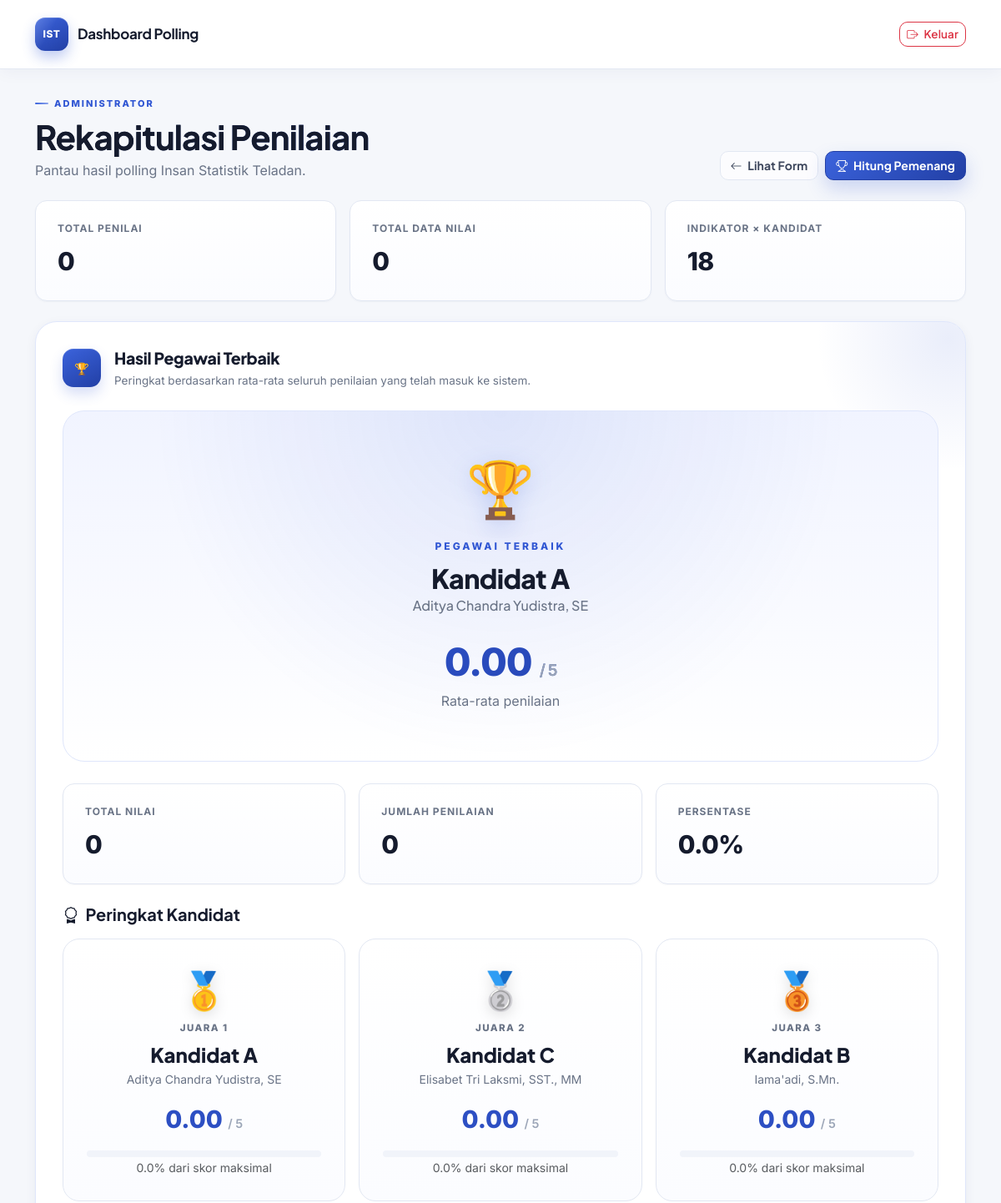
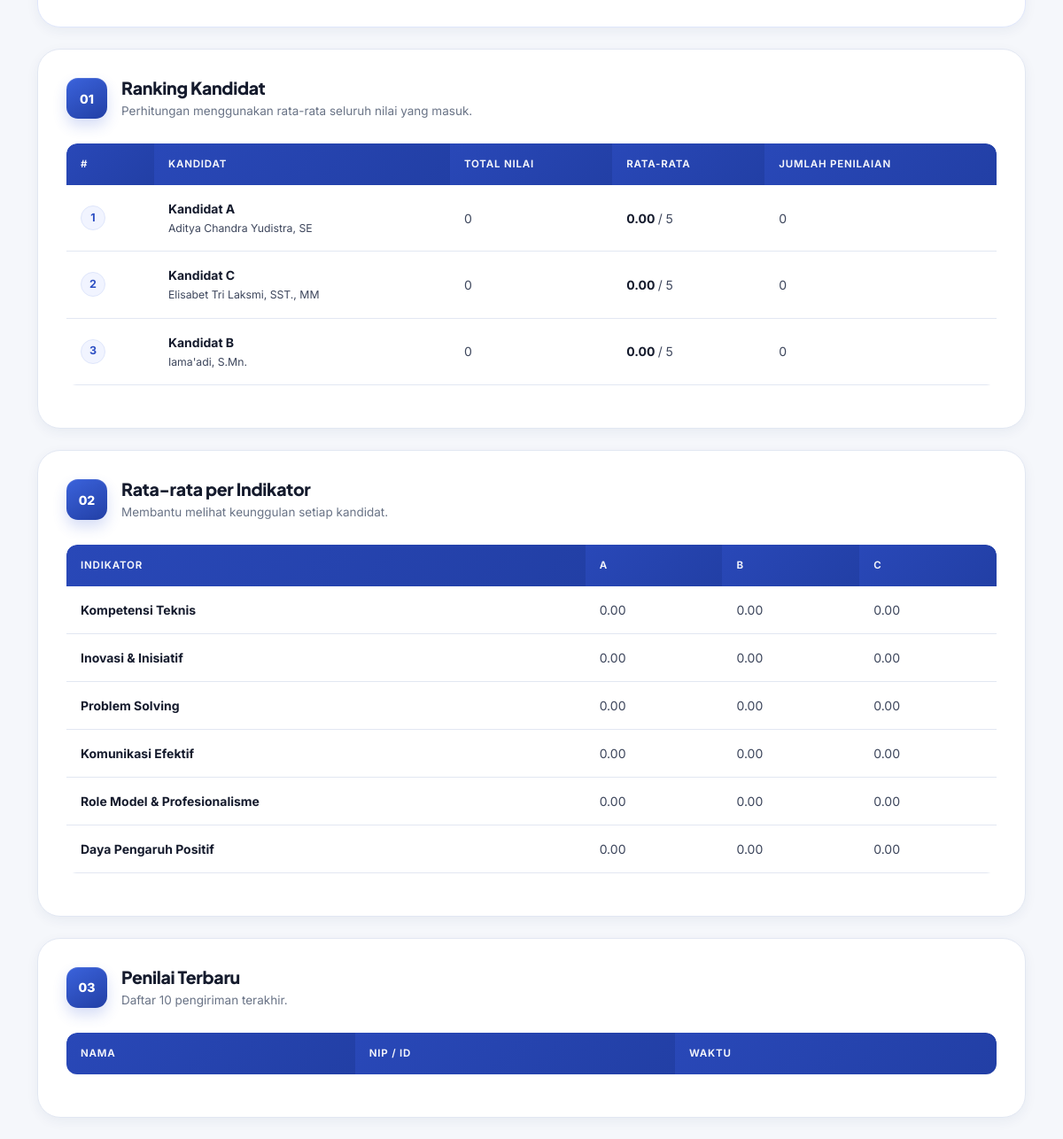
/admin/index.php?hitung=1 (signed in), run on the app's committed database (2 pictures, top to bottom).
### tables this page shows
CREATE TABLE candidates (
    id INT AUTO_INCREMENT PRIMARY KEY,
    code CHAR(1) NOT NULL UNIQUE,
    name VARCHAR(150) NOT NULL,
    position VARCHAR(150) NULL
);

### admin/index.php (the view, shortened to what the rows shown need)
<?php
require_once "../config/database.php";
require_once "../config/helpers.php";
$summary = [];
$sql = "SELECT
            c.id,
            c.code,
            c.name,
            COALESCE(SUM(r.score), 0) AS total_score,
            COALESCE(AVG(r.score), 0) AS average_score,
            COUNT(r.id) AS rating_count
        FROM candidates c
        LEFT JOIN ratings r
            ON r.candidate_id = c.id
        GROUP BY c.id
        ORDER BY average_score DESC";
$res = $conn->query($sql);
while ($row = $res->fetch_assoc()) {
    $summary[] = $row;
}
$showWinner = isset($_GET['hitung']) && $_GET['hitung'] == '1';
$winnerList = [];
if ($showWinner && count($summary) > 0) {
    usort($summary, function ($a, $b) {
        return (float)$b['average_score']
            <=> (float)$a['average_score'];
    });
    $winnerList = array_slice($summary, 0, 3);
}
?>
<!doctype html>
<html lang="id">
<head>
    <link
        href="https://cdn.jsdelivr.net/npm/bootstrap@5.3.3/dist/css/bootstrap.min.css"
        rel="stylesheet"
    >
    <link
        href="https://cdn.jsdelivr.net/npm/bootstrap-icons@1.11.3/font/bootstrap-icons.min.css"
        rel="stylesheet"
    >
    <link
        href="../assets/style.css"
        rel="stylesheet"
    >
</head>
<body>
<main class="container py-4">
    <div class="d-flex justify-content-between align-items-end mb-4">
        <div>
            <h1 class="fw-bold mb-1">
                Rekapitulasi Penilaian
            </h1>
        </div>
    </div>
    <?php if ($showWinner): ?>
        <section class="card-modern mb-4 winner-section">
            <div class="section-title">
                <div>
                    <h2>
                        Hasil Pegawai Terbaik
                    </h2>
                </div>
            </div>
            <?php if (count($winnerList) > 0): ?>
                <div class="winner-main">
                    <div class="winner-trophy">
                        🏆
                    </div>
                    <div class="winner-label">
                        PEGAWAI TERBAIK
                    </div>
                    <h1>
                        Kandidat
                        <?= e($winnerList[0]['code']) ?>
                    </h1>
                    <h3>
                        <?= e($winnerList[0]['name']) ?>
                    </h3>
                    <div class="winner-score">
                        <span>
                            / 5
                        </span>
                    </div>
                    <p class="text-muted">
                        Rata-rata penilaian
                    </p>
                </div>
                <div class="row g-3 mb-4">
                    <div class="col-md-4">
                        <div class="stat-card">
                            <span>
                                Total Nilai
                            </span>
                            <strong>
                                <?= e(
                                    $winnerList[0]['total_score']
                                ) ?>
                            </strong>
                        </div>
                    </div>
                    <div class="col-md-4">
                        <div class="stat-card">
                            <span>
                                Jumlah Penilaian
                            </span>
                            <strong>
                                <?= e(
                                    $winnerList[0]['rating_count']
                                ) ?>
                            </strong>
                        </div>
                    </div>
                    <div class="col-md-4">
                        <div class="stat-card">
                            <span>
                                Persentase
                            </span>
                            <strong>
                                <?= number_format(
                                    (
                                        (float)$winnerList[0]['average_score']
                                        / 5
                                    ) * 100,
                                    1
                                ) ?>%
                            </strong>
                        </div>
                    </div>
                </div>
                <h5 class="fw-bold mb-3">
                    <i class="bi bi-award me-1"></i>
                    Peringkat Kandidat
                </h5>
                <div class="row g-3">
                    <?php foreach (
                        $winnerList as $index => $row
                    ): ?>
                        <?php
                        $rank = $index + 1;
                        if ($rank == 1) {
                            $medal = "🥇";
                            $rankText = "Juara 1";
                        } elseif ($rank == 2) {
                            $medal = "🥈";
                            $rankText = "Juara 2";
                        } else {
                            $medal = "🥉";
                            $rankText = "Juara 3";
                        }
                        $percentage =
                            (
                                (float)$row['average_score']
                                / 5
                            ) * 100;
                        ?>
                        <div class="col-md-4">
                            <div class="ranking-card">
                                <div class="ranking-medal">
                                    <?= $medal ?>
                                </div>
                                <div class="ranking-position">
                                    <?= $rankText ?>
                                </div>
                                <h4>
                                    Kandidat
                                    <?= e($row['code']) ?>
                                </h4>
                                <p class="mb-3">
                                    <?= e($row['name']) ?>
                                </p>
                                <div class="ranking-score">
                                    <?= number_format(
                                        (float)$row['average_score'],
                                        2
                                    ) ?>
                                    <small>
                                        / 5
                                    </small>
                                </div>
                                <div class="progress mt-3">
                                </div>
                                <small class="text-muted">
                                    <?= number_format(
                                        $percentage,
                                        1
                                    ) ?>%
                                    dari skor maksimal
                                </small>
                            </div>
                        </div>
                    <?php endforeach; ?>
                </div>
            <?php endif; ?>
        </section>
    <?php endif; ?>
    <section class="card-modern mb-4">
        <div class="section-title">
            <div>
                <h2>
                    Ranking Kandidat
                </h2>
            </div>
        </div>
        <div class="table-responsive">
            <table class="table align-middle">
                <thead>
                    <tr>
                        <th>
                            #
                        </th>
                        <th>
                            Kandidat
                        </th>
                        <th>
                            Total Nilai
                        </th>
                        <th>
                            Rata-rata
                        </th>
                        <th>
                            Jumlah Penilaian
                        </th>
                    </tr>
                </thead>
                <tbody>
                    <?php foreach (
                        $summary as $i => $row
                    ): ?>
                        <tr>
                            <td>
                                <span class="rank">
                                    <?= $i + 1 ?>
                                </span>
                            </td>
                            <td>
                                <strong>
                                    Kandidat
                                    <?= e($row['code']) ?>
                                </strong>
                                <br>
                                <small>
                                    <?= e($row['name']) ?>
                                </small>
                            </td>
                            <td>
                                <?= e(
                                    $row['total_score']
                                ) ?>
                            </td>
                            <td>
                                <strong>
                                    <?= number_format(
                                        (float)$row['average_score'],
                                        2
                                    ) ?>
                                </strong>
                                / 5
                            </td>
                            <td>
                                <?= e(
                                    $row['rating_count']
                                ) ?>
                            </td>
                        </tr>
                    <?php endforeach; ?>
                </tbody>
            </table>
        </div>
    </section>
    <section class="card-modern mb-4">
        <div class="section-title">
            <div>
                <h2>
                    Rata-rata per Indikator
                </h2>
            </div>
        </div>
        <div class="table-responsive">
            <table class="table table-sm align-middle">
                <thead>
                    <tr>
                        <th>
                            Indikator
                        </th>
                        <th>
                            A
                        </th>
                        <th>
                            B
                        </th>
                        <th>
                            C
                        </th>
                    </tr>
                </thead>
            </table>
        </div>
    </section>
    <section class="card-modern">
        <div class="section-title">
            <div>
                <h2>
                    Penilai Terbaru
                </h2>
            </div>
        </div>
        <div class="table-responsive">
            <table class="table align-middle">
                <thead>
                    <tr>
                        <th>
                            Nama
                        </th>
                        <th>
                            NIP / ID
                        </th>
                        <th>
                            Waktu
                        </th>
                    </tr>
                </thead>
            </table>
        </div>
    </section>
</main>
</body>
</html>

### data on the page
candidates: code "A", name "Aditya Chandra Yudistra, SE", medal "🥇", rankText "JUARA 1", average_score "0.00", percentage "0.0", total_score "0", rating_count "0"
candidates: medal "🥈", rankText "JUARA 2", code "C", name "Elisabet Tri Laksmi, SST., MM", average_score "0.00", percentage "0.0", total_score "0", rating_count "0"
candidates: medal "🥉", rankText "JUARA 3", code "B", name "Iama'adi, S.Mn.", average_score "0.00", percentage "0.0", total_score "0", rating_count "0"

### other printed values
$totalVoters "0"
$totalRatings "0"
$totalIndicatorCandidate "18"
$winnerList[0]['total_score'] "0"
$winnerList[0]['rating_count'] "0"
$indicator "Kompetensi Teknis"
$values['A'] "0.00"
$values['B'] "0.00"
$values['C'] "0.00"
$indicator "Inovasi & Inisiatif"
$indicator "Problem Solving"
$indicator "Komunikasi Efektif"
$indicator "Role Model & Profesionalisme"
$indicator "Daya Pengaruh Positif"
